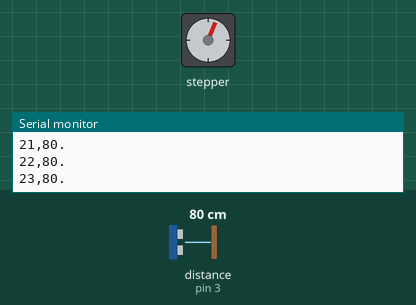
This sketch was run on a simulated Arduino Uno, built with avr-gcc and run on an emulated ATmega328P. Shown: stepper motor, the last lines printed to the serial monitor. Wiring (inferred from the names in the program): ultrasonic range finder: trigger pin 2; echo pin 3. The inputs (shaded band) are chosen by the test bench; at power-on: distance to the obstacle (sensor on pin 3) 80 cm. The echo pulse lasts 58.3 µs per cm; stepper angles assume 4096 steps per turn.

Above: at 1.2 s.
1.3 s: distance to the obstacle (sensor on pin 3) set to 2 cm
At 2.11 s:
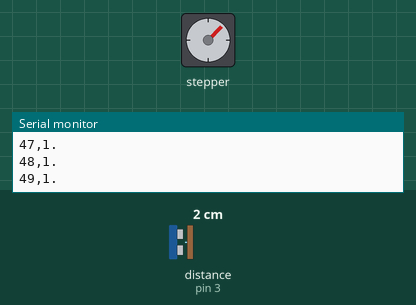
4.3 s: distance to the obstacle (sensor on pin 3) set to 35 cm
At 7.24 s:
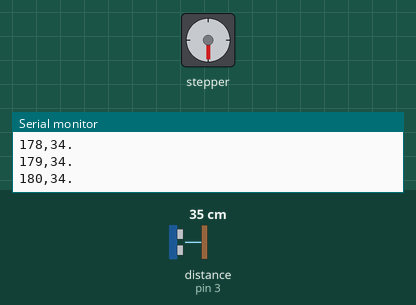
7.3 s: distance to the obstacle (sensor on pin 3) set to 250 cm
At 10.86 s:
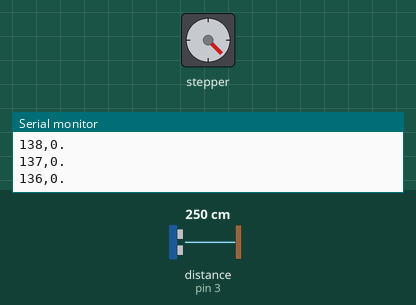
Timing chart, 0 to 16.3 s (numbered marks = the images above; inputs shaded):
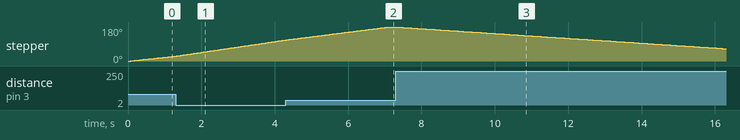

The sketch:

step-servo01.ino
```cpp
#include <Unistep2.h>

// === 腳位定義 ===
// 步進馬達 (ULN2003 驅動板)
#define IN1 8
#define IN2 9
#define IN3 10
#define IN4 11

// 超音波感測器 (HC-SR04)
#define TRIG_PIN 2
#define ECHO_PIN 3

// === 馬達參數 ===
#define STEPS_PER_REV 4096  // 半步模式每圈步數
#define STEPS_180     2048  // 180 度所需步數
#define STEP_DELAY    1500  // 每步延遲 (微秒) — 從 1000 調慢到 1500

// === 量測參數 ===
#define SETTLE_MS     10    // 馬達停止後等待穩定的時間 (毫秒)
#define NUM_READINGS  3     // 每次取幾個讀數做中位數濾波
#define READING_GAP   3     // 每次讀數之間的間隔 (毫秒)

Unistep2 stepper(IN1, IN2, IN3, IN4, STEPS_PER_REV, STEP_DELAY);

// === 掃描狀態 ===
int currentAngle = 0;       // 目前角度 (0~180)
int direction = 1;           // 1=正轉(0→180), -1=反轉(180→0)
long currentStepPos = 0;     // 目前步數位置

// === 單次超音波測距 ===
float singleRead() {
  digitalWrite(TRIG_PIN, LOW);
  delayMicroseconds(2);
  digitalWrite(TRIG_PIN, HIGH);
  delayMicroseconds(10);
  digitalWrite(TRIG_PIN, LOW);

  long duration = pulseIn(ECHO_PIN, HIGH, 30000);  // 30ms 逾時

  if (duration == 0) return 0;
  float dist = duration / 58.0;
  if (dist > 100) return 0;
  return dist;
}

// === 中位數濾波測距 (取 3 次讀數的中間值) ===
int measureDistance() {
  float readings[NUM_READINGS];

  for (int i = 0; i < NUM_READINGS; i++) {
    readings[i] = singleRead();
    if (i < NUM_READINGS - 1) delay(READING_GAP);
  }

  // 簡易排序 (3 個元素)
  for (int i = 0; i < NUM_READINGS - 1; i++) {
    for (int j = i + 1; j < NUM_READINGS; j++) {
      if (readings[i] > readings[j]) {
        float tmp = readings[i];
        readings[i] = readings[j];
        readings[j] = tmp;
      }
    }
  }

  return (int)readings[NUM_READINGS / 2];  // 回傳中位數
}

void setup() {
  Serial.begin(9600);

  pinMode(TRIG_PIN, OUTPUT);
  pinMode(ECHO_PIN, INPUT);
}

void loop() {
  stepper.run();

  if (stepper.stepsToGo() == 0) {
    // 等待馬達振動穩定
    delay(SETTLE_MS);

    // 中位數濾波測距
    int dist = measureDistance();

    // 送出資料: "角度,距離."
    Serial.print(currentAngle);
    Serial.print(",");
    Serial.print(dist);
    Serial.println(".");

    // 計算下一個角度
    int nextAngle = currentAngle + direction;

    // 到達邊界就反轉
    if (nextAngle > 180) {
      direction = -1;
      nextAngle = currentAngle + direction;
      delay(300);
    } else if (nextAngle < 0) {
      direction = 1;
      nextAngle = currentAngle + direction;
      delay(300);
    }

    currentAngle = nextAngle;

    // 計算目標步數並移動（精確角度對位）
    long targetStepPos = (long)currentAngle * STEPS_180 / 180;
    long stepsToMove = targetStepPos - currentStepPos;
    currentStepPos = targetStepPos;
    stepper.move(stepsToMove);
  }
}
```
